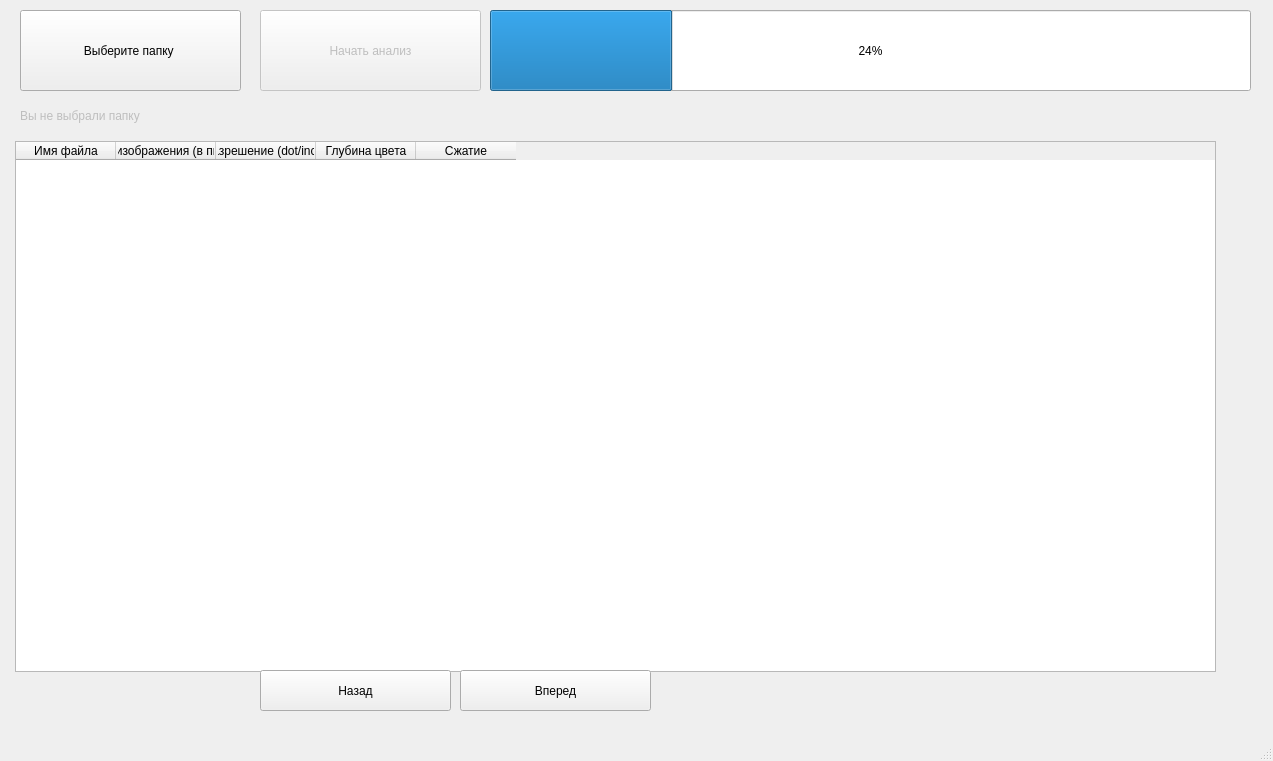
<?xml version="1.0" encoding="UTF-8"?>
<ui version="4.0">
 <class>MainWindow</class>
 <widget class="QMainWindow" name="MainWindow">
  <property name="geometry">
   <rect>
    <x>0</x>
    <y>0</y>
    <width>1273</width>
    <height>761</height>
   </rect>
  </property>
  <property name="windowTitle">
   <string>MainWindow</string>
  </property>
  <widget class="QWidget" name="centralwidget">
   <widget class="QPushButton" name="pushButton">
    <property name="geometry">
     <rect>
      <x>20</x>
      <y>10</y>
      <width>221</width>
      <height>81</height>
     </rect>
    </property>
    <property name="text">
     <string>Выберите папку </string>
    </property>
   </widget>
   <widget class="QLabel" name="label">
    <property name="enabled">
     <bool>false</bool>
    </property>
    <property name="geometry">
     <rect>
      <x>20</x>
      <y>100</y>
      <width>661</width>
      <height>31</height>
     </rect>
    </property>
    <property name="text">
     <string>Вы не выбрали папку  </string>
    </property>
   </widget>
   <widget class="QPushButton" name="pushButton_2">
    <property name="enabled">
     <bool>false</bool>
    </property>
    <property name="geometry">
     <rect>
      <x>260</x>
      <y>10</y>
      <width>221</width>
      <height>81</height>
     </rect>
    </property>
    <property name="text">
     <string>Начать анализ</string>
    </property>
   </widget>
   <widget class="QProgressBar" name="progressBar">
    <property name="geometry">
     <rect>
      <x>490</x>
      <y>10</y>
      <width>761</width>
      <height>81</height>
     </rect>
    </property>
    <property name="value">
     <number>24</number>
    </property>
   </widget>
   <widget class="QTableWidget" name="tableWidget">
    <property name="geometry">
     <rect>
      <x>15</x>
      <y>141</y>
      <width>1201</width>
      <height>531</height>
     </rect>
    </property>
    <column>
     <property name="text">
      <string>Имя файла</string>
     </property>
    </column>
    <column>
     <property name="text">
      <string>Размер изображения (в пикселях)</string>
     </property>
    </column>
    <column>
     <property name="text">
      <string>Разрешение (dot/inch)</string>
     </property>
    </column>
    <column>
     <property name="text">
      <string>Глубина цвета</string>
     </property>
    </column>
    <column>
     <property name="text">
      <string>Сжатие</string>
     </property>
    </column>
   </widget>
   <widget class="QPushButton" name="backButton">
    <property name="geometry">
     <rect>
      <x>260</x>
      <y>670</y>
      <width>191</width>
      <height>41</height>
     </rect>
    </property>
    <property name="text">
     <string>Назад</string>
    </property>
   </widget>
   <widget class="QPushButton" name="nextButton">
    <property name="geometry">
     <rect>
      <x>460</x>
      <y>670</y>
      <width>191</width>
      <height>41</height>
     </rect>
    </property>
    <property name="text">
     <string>Вперед</string>
    </property>
   </widget>
  </widget>
  <widget class="QMenuBar" name="menubar">
   <property name="geometry">
    <rect>
     <x>0</x>
     <y>0</y>
     <width>1273</width>
     <height>22</height>
    </rect>
   </property>
  </widget>
  <widget class="QStatusBar" name="statusbar"/>
 </widget>
 <resources/>
 <connections/>
</ui>
